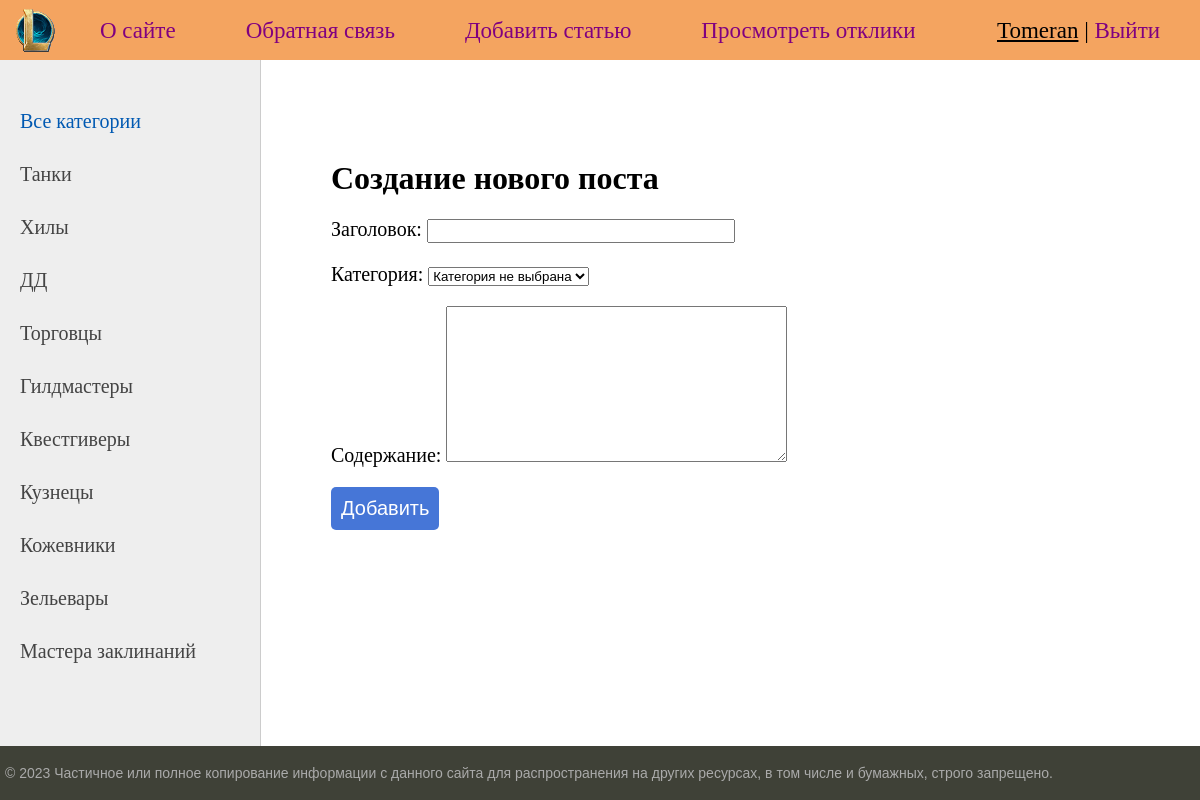
Screenshot of /addpost/ (signed in) with the database file from the repository.
### bulletinboard/models.py (models this page shows)
class Category(models.Model):
    name = models.CharField(max_length=100, db_index=True, verbose_name='Категория')
    slug = models.SlugField(max_length=255, unique=True, db_index=True, verbose_name='URL')
    def __str__(self):
        return self.name
    def get_absolute_url(self):
        return reverse('category', kwargs={'cat_slug': self.slug})
    class Meta:
        verbose_name = 'Категория'
        verbose_name_plural = 'Категории'
        ordering = ['id']

### bulletinboard/views.py (the view, shortened to what this page needs)
# urls.py: path('addpost/', AddPost.as_view(), name='add_post'),
class AddPost(LoginRequiredMixin, DataMixin, CreateView):
    form_class = AddPostForm
    model = Post
    template_name = 'bulletinboard/addpost.html'
    success_url = reverse_lazy('home')
    login_url = reverse_lazy('home')
    raise_exception = True
    def get_context_data(self, *, object_list=None, **kwargs):
        context = super().get_context_data(**kwargs)
        c_def = self.get_user_context(title='Создание нового поста')
        return context | c_def

### bulletinboard/forms.py (shortened to what this page needs)
class AddPostForm(forms.ModelForm):
    def __init__(self, *args, **kwargs):
        super().__init__(*args, **kwargs)
        self.fields['category'].empty_label = 'Категория не выбрана'
    class Meta:
        model = Post
        fields = ['title', 'category', 'body']
        widgets = {
            'title': forms.TextInput(attrs={'class': 'form-input'}),
        }

### bulletinboard/templatetags/bulletinboard_tags.py (called while the page is built)
@register.inclusion_tag('bulletinboard/list_categories.html')
def show_categories(cat_selected=0):
    cats = Category.objects.all()
    return {'cats': cats, 'cat_selected': cat_selected}

### bulletinboard/utils.py (called while the page is built)
    def get_user_context(self, **kwargs):
        context = kwargs
        cats = Category.objects.annotate(Count('post'))
        user_menu = menu.copy()
        if not self.request.user.is_authenticated:
            user_menu.pop(2)
            user_menu.pop(2)
        context['menu'] = user_menu
        context['cats'] = cats
        if 'cat_selected' not in context:
            context['cat_selected'] = 0
        return context

### bulletinboard/templates/bulletinboard/addpost.html (shortened to what this page needs)
{% extends 'bulletinboard/default.html' %}
{% block content %}
<h1>{{title}}</h1>
<form action="{% url 'add_post' %}" method="post" enctype="multipart/form-data">
    {{ form.as_p }}
    <button type="submit" class="btn">Добавить</button>
</form>
{% endblock %}

### bulletinboard/templates/bulletinboard/default.html (shortened to what this page needs)
<!DOCTYPE html>
{% load bulletinboard_tags %}
{% load static %}
<html>
<head>
	<link type="text/css" href="{% static 'bulletinboard/css/styles.css' %}" rel="stylesheet" />
</head>
<body>
<table class="table-page" border=0 cellpadding="0" cellspacing="0">
<tr><td valign=top>
{% block mainmenu %}
	<nav class = "sticky">
		<div class="header">
			<ul id="mainmenu" class="mainmenu">
			<li class="logo"><a href="{% url 'home' %}"><div class="logo"></div></a></li>
			{% for m in menu %}
						<li><a href="{% url m.url_name %}">{{m.title}}</a></li>
			{% endfor %}
				{% if request.user.is_authenticated %}
				<li class="last"><span style="text-decoration: underline;">{{user.username}}</span> | <a href="{% url 'logout' %}">Выйти</a></li>
				{% else %}
				<li class="last"><a href="{% url 'register' %}">Регистрация</a> | <a href="{% url 'login' %}">Войти</a></li>
				{% endif %}
			</ul>
		</div>
	</nav>
{% endblock mainmenu %}
<table class="table-content" border=0 cellpadding="0" cellspacing="0">
<tr>
	<td valign="top" class="left-chapters">
	<ul id="leftchapters">
		{% if cat_selected == 0 %}
		<li class="selected">Все категории</li>
		{% else %}
		<li><a href ="{% url 'home' %}">Все категории</a></li>
		{% endif %}
		{% show_categories cat_selected%}
	</ul>
</td>
<td valign="top" class="content">
	<div class="content-text">
{% block content %}
{% endblock %}
	</div>
</td></tr></table>
</td></tr>
<tr><td valign=top>
	<div id="footer">
		<p>&copy; 2023 Частичное или полное копирование информации с данного сайта для распространения на других ресурсах, в том числе и бумажных, строго запрещено.</p>
	</div>
</td></tr></table>
</body>
</html>

### bulletinboard/templates/bulletinboard/list_categories.html
{% for c in cats %}
    {% if c.pk == cat_selected %}
        <li class="selected">{{c.name}}</li>
    {% else %}
        <li><a href="{{ c.get_absolute_url }}">{{c.name}}</a></li>
    {% endif %}
{% endfor %}

### bulletinboard/static/bulletinboard/css/styles.css (style rules this page uses)
html, body { font-family: 'Times New Roman'; margin: 0; padding: 0; height: 100%; width: 100%; color: #444; }
a { color: #0059b2; text-decoration: none; }
.btn { cursor: pointer; min-width: 100px; border: 0; border-radius: 5px; background: #4676D7; color: #fff; font-size: 20px; padding: 10px; }
.table-page { width: 100%; height: 100%; vertical-align: top; }
.table-page tr { height: 100%; }
.header { background: #F4A460; height: 60px; }
.logo { background: url('../images/logo.png') no-repeat 10px 5px; width: 70px; height: 60px; }
ul.mainmenu { list-style: none; margin: 0; padding: 0; height: 60px; color: black; font-size: 23px; overflow: hidden; }
ul.mainmenu li { float: left; margin: 18px 40px 0 30px; }
ul.mainmenu li.logo { margin: 0; }
ul.mainmenu li.last { float: right; }
ul.mainmenu li a { color: #800080; text-decoration: none; }
.table-content { width: 100%; min-height: 100%; height: 100%; }
.left-chapters { margin: 0; background: #eee; border-right: 1px solid #ccc; min-height: 100%; }
.left-chapters ul { width: 230px; min-height: 100%; margin: 0; padding: 20px 10px 10px 20px; list-style: none; font-size: 20px; }
.left-chapters ul li { margin: 30px 0 0 0; color: #999; }
.left-chapters ul li.selected { color: #0059b2; }
.left-chapters ul li a { color: #444; text-decoration: none; }
.content { padding: 40px 20px 20px 40px; width: 100%; box-sizing: border-box; }
.content-text { margin: 60px 0 0 30px; color: #000; font-size: 20px; font-family: Yandex Sans Display Light; }
.content-text h1 { font-size: 32px; }
#footer { box-sizing: border-box; background: #3F4137; padding: 5px; color: #aaa; font-size: 14px; font-family: Verdana, Geneva, Arial, Helvetica; text-align: left; overflow: hidden; margin-top:50px }
.form-input { width: 300px; font-size: 16px; }
.sticky { position: -webkit-sticky; position: sticky; top: 0; }

### rows the page displays
Category: name "Танки"
Category: name "Хилы"
Category: name "ДД"
Category: name "Торговцы"
Category: name "Гилдмастеры"
Category: name "Квестгиверы"
Category: name "Кузнецы"
Category: name "Кожевники"
Category: name "Зельевары"
Category: name "Мастера заклинаний"

### other values shown
{{ m.title }} "О сайте" "Обратная связь" "Добавить статью" "Просмотреть отклики"
{{ user.username }} "Tomeran"
{{ title }} "Создание нового поста"
